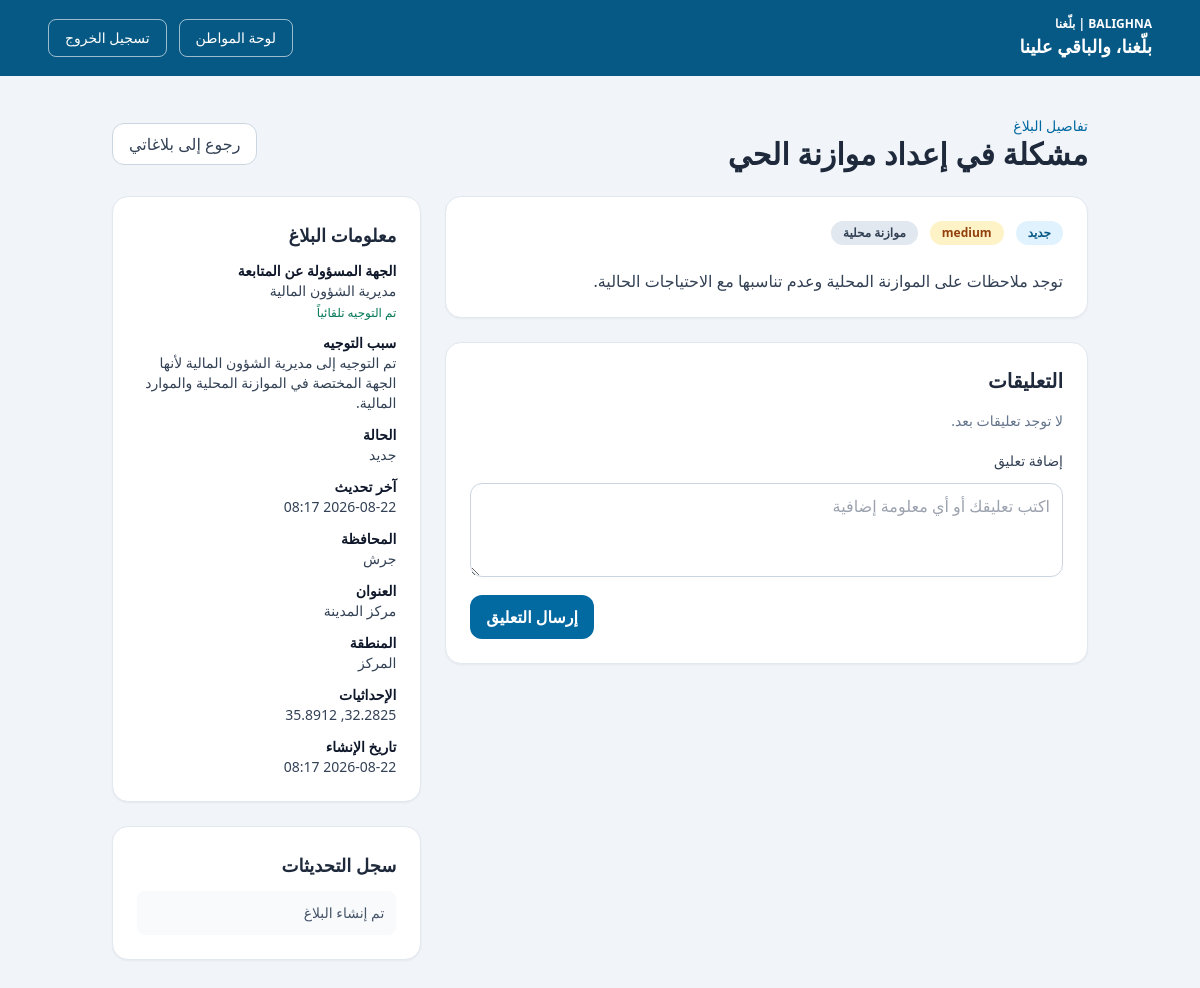
/citizen/complaints/27 (signed in), run on an earlier commit of the app's database.
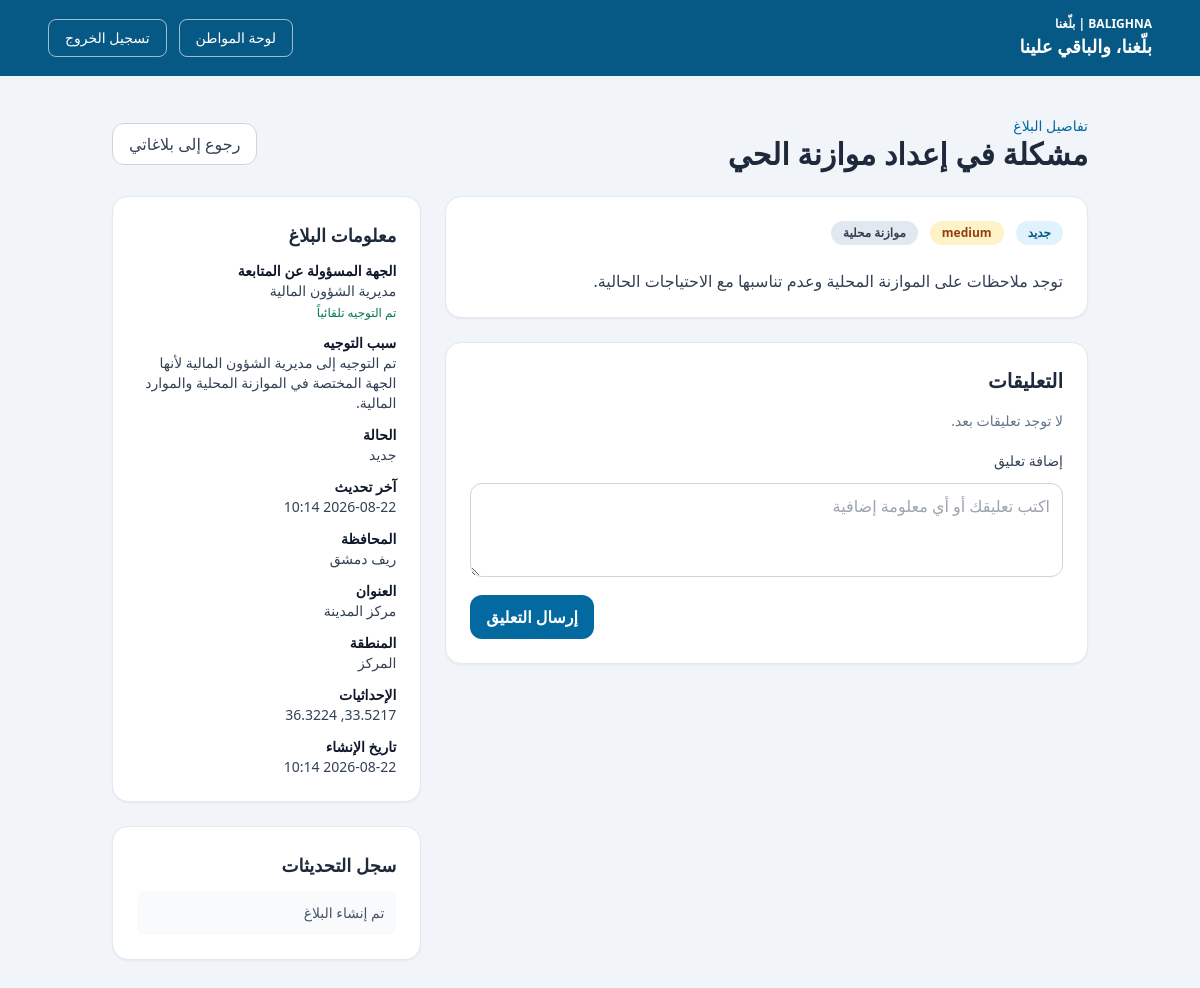
And on a later commit of the database.
### app/models/complaint.py (models this page shows)
class Complaint(Base):
    __tablename__ = "complaints"
    id: Mapped[int] = mapped_column(primary_key=True, index=True)
    user_id: Mapped[int] = mapped_column(ForeignKey("users.id"), nullable=False)
    category_id: Mapped[int | None] = mapped_column(ForeignKey("categories.id"), nullable=True)
    department_id: Mapped[int | None] = mapped_column(ForeignKey("departments.id"), nullable=True)
    title: Mapped[str] = mapped_column(String(255), nullable=False)
    description: Mapped[str] = mapped_column(Text, nullable=False)
    address: Mapped[str | None] = mapped_column(String(255), nullable=True)
    area: Mapped[str | None] = mapped_column(String(255), nullable=True)
    governorate: Mapped[str | None] = mapped_column(String(255), nullable=True)
    latitude: Mapped[float | None] = mapped_column(Float, nullable=True)
    longitude: Mapped[float | None] = mapped_column(Float, nullable=True)
    image_path: Mapped[str | None] = mapped_column(String(500), nullable=True)
    priority: Mapped[str] = mapped_column(String(50), default="medium", nullable=False)
    status: Mapped[str] = mapped_column(String(50), default="new", nullable=False)
    routing_reason: Mapped[str | None] = mapped_column(Text, nullable=True)
    routing_confidence: Mapped[float | None] = mapped_column(Float, nullable=True)
    assigned_at: Mapped[datetime | None] = mapped_column(DateTime(timezone=True), nullable=True)
    resolved_at: Mapped[datetime | None] = mapped_column(DateTime(timezone=True), nullable=True)
    created_at: Mapped[datetime] = mapped_column(DateTime(timezone=True), default=lambda: datetime.now(timezone.utc), nullable=False)
    updated_at: Mapped[datetime] = mapped_column(
        DateTime(timezone=True),
        default=lambda: datetime.now(timezone.utc),
        onupdate=lambda: datetime.now(timezone.utc),
        nullable=False,
    )
    user: Mapped["User"] = relationship(back_populates="complaints")
    category: Mapped["Category"] = relationship(back_populates="complaints")
    department: Mapped["Department"] = relationship(back_populates="complaints")
    comments: Mapped[list["Comment"]] = relationship(back_populates="complaint")
    updates: Mapped[list["ComplaintUpdate"]] = relationship(back_populates="complaint")

### app/models/category.py (models this page shows)
class Category(Base):
    __tablename__ = "categories"
    id: Mapped[int] = mapped_column(primary_key=True, index=True)
    name: Mapped[str] = mapped_column(String(200), nullable=False)
    slug: Mapped[str] = mapped_column(String(200), unique=True, index=True, nullable=False)
    description: Mapped[str | None] = mapped_column(Text, nullable=True)
    created_at: Mapped[datetime] = mapped_column(DateTime(timezone=True), default=lambda: datetime.now(timezone.utc), nullable=False)
    updated_at: Mapped[datetime] = mapped_column(
        DateTime(timezone=True),
        default=lambda: datetime.now(timezone.utc),
        onupdate=lambda: datetime.now(timezone.utc),
        nullable=False,
    )
    complaints: Mapped[list["Complaint"]] = relationship(back_populates="category")

### app/models/department.py (models this page shows)
class Department(Base):
    __tablename__ = "departments"
    id: Mapped[int] = mapped_column(primary_key=True, index=True)
    name: Mapped[str] = mapped_column(String(255), nullable=False)
    slug: Mapped[str] = mapped_column(String(255), unique=True, index=True, nullable=False)
    description: Mapped[str] = mapped_column(Text, nullable=False)
    scope: Mapped[str] = mapped_column(String(50), nullable=False, default="directorate")
    created_at: Mapped[datetime] = mapped_column(DateTime(timezone=True), default=lambda: datetime.now(timezone.utc), nullable=False)
    updated_at: Mapped[datetime] = mapped_column(
        DateTime(timezone=True),
        default=lambda: datetime.now(timezone.utc),
        onupdate=lambda: datetime.now(timezone.utc),
        nullable=False,
    )
    complaints: Mapped[list["Complaint"]] = relationship(back_populates="department")

### app/routers/auth.py (the view)
@router.get("/citizen/complaints/{complaint_id}")
async def complaint_detail(
    request: Request,
    complaint_id: int,
    user: User = Depends(require_role("citizen")),
    db: Session = Depends(get_db),
):
    complaint = db.scalar(
        select(Complaint)
        .options(*complaint_detail_options())
        .where(Complaint.id == complaint_id, Complaint.user_id == user.id)
    )
    if complaint is None:
        raise HTTPException(status_code=status.HTTP_404_NOT_FOUND, detail="Complaint not found")
    complaint.updates = sorted(complaint.updates, key=lambda item: item.created_at, reverse=True)
    complaint.comments = sorted(complaint.comments, key=lambda item: item.created_at)
    return templates.TemplateResponse(
        request,
        "complaint_details.html",
        {
            "title": "تفاصيل البلاغ",
            "slogan": settings.project_slogan,
            "user": user,
            "complaint": complaint,
            "status_labels": STATUS_LABELS,
        },
    )

### app/templates/complaint_details.html (shortened to what this page needs)
<!DOCTYPE html>
<html lang="ar" dir="rtl">
  <head>
    <script src="https://cdn.tailwindcss.com"></script>
  </head>
  <body class="bg-slate-100 text-slate-800" dir="rtl">
    <nav class="bg-sky-800 text-white">
      <div class="mx-auto flex max-w-6xl items-center justify-between px-6 py-4">
        <div>
          <div class="text-xs font-semibold">BALIGHNA | بلّغنا</div>
          <div class="text-lg font-bold">{{ slogan }}</div>
        </div>
        <div class="flex items-center gap-3">
          <a href="/citizen" class="rounded-lg border border-white/60 px-4 py-2 text-sm font-medium hover:bg-white/10">لوحة المواطن</a>
          <form method="post" action="/logout">
            <button type="submit" class="rounded-lg border border-white/60 px-4 py-2 text-sm font-medium hover:bg-white/10">تسجيل الخروج</button>
          </form>
        </div>
      </div>
    </nav>
    <main class="mx-auto max-w-5xl px-6 py-10">
      <div class="mb-6 flex items-center justify-between">
        <div>
          <p class="text-sm text-sky-700">تفاصيل البلاغ</p>
          <h1 class="text-3xl font-bold">{{ complaint.title }}</h1>
        </div>
        <a href="/citizen/complaints" class="rounded-xl border border-slate-300 bg-white px-4 py-2 font-medium text-slate-700 hover:bg-slate-50">رجوع إلى بلاغاتي</a>
      </div>
      <div class="grid gap-6 lg:grid-cols-3">
        <div class="lg:col-span-2 space-y-6">
          <div class="rounded-2xl border border-slate-200 bg-white p-6 shadow-sm">
            <div class="flex flex-wrap gap-3">
              <span class="rounded-full bg-sky-100 px-3 py-1 text-xs font-semibold text-sky-800">{{ status_labels.get(complaint.status, complaint.status) }}</span>
              <span class="rounded-full bg-amber-100 px-3 py-1 text-xs font-semibold text-amber-800">{{ complaint.priority }}</span>
              {% if complaint.category %}
              <span class="rounded-full bg-slate-200 px-3 py-1 text-xs font-semibold text-slate-700">{{ complaint.category.name }}</span>
              {% endif %}
            </div>
            <p class="mt-6 whitespace-pre-line text-slate-700">{{ complaint.description }}</p>
          </div>
          <div class="rounded-2xl border border-slate-200 bg-white p-6 shadow-sm">
            <h2 class="mb-4 text-xl font-bold">التعليقات</h2>
            <div class="space-y-3">
              {% for comment in complaint.comments %}
              <div class="rounded-xl bg-slate-50 p-4 text-sm text-slate-700">
                <div class="font-semibold text-slate-900">{{ comment.user.name if comment.user else 'مستخدم' }}</div>
                <p class="mt-1 whitespace-pre-line">{{ comment.body }}</p>
                <div class="mt-2 text-xs text-slate-500">{{ comment.created_at.strftime('%Y-%m-%d %H:%M') }}</div>
              </div>
              {% else %}
              <p class="text-sm text-slate-500">لا توجد تعليقات بعد.</p>
              {% endfor %}
            </div>
            <form method="post" action="/complaints/{{ complaint.id }}/comments" class="mt-5 space-y-3">
              <label for="comment-body" class="block text-sm font-medium text-slate-700">إضافة تعليق</label>
              <textarea id="comment-body" name="body" rows="3" required class="w-full rounded-xl border border-slate-300 px-3 py-2.5" placeholder="اكتب تعليقك أو أي معلومة إضافية"></textarea>
              <div class="flex justify-end"><button type="submit" class="rounded-xl bg-sky-700 px-4 py-2.5 font-semibold text-white hover:bg-sky-800">إرسال التعليق</button></div>
            </form>
          </div>
        </div>
        <aside class="space-y-6">
          <div class="rounded-2xl border border-slate-200 bg-white p-6 shadow-sm">
            <h2 class="mb-3 text-lg font-bold">معلومات البلاغ</h2>
            <dl class="space-y-3 text-sm text-slate-700">
              <div><dt class="font-semibold text-slate-900">الجهة المسؤولة عن المتابعة</dt><dd>{% if complaint.department %}{{ complaint.department.name }}{% if complaint.routing_confidence %}<span class="mt-1 block text-xs text-emerald-700">تم التوجيه تلقائياً</span>{% endif %}{% else %}بانتظار التوجيه{% endif %}</dd></div>
              <div><dt class="font-semibold text-slate-900">سبب التوجيه</dt><dd>{{ complaint.routing_reason or 'بانتظار تحديد سبب التوجيه' }}</dd></div>
              <div><dt class="font-semibold text-slate-900">الحالة</dt><dd>{{ status_labels.get(complaint.status, complaint.status) }}</dd></div>
              <div><dt class="font-semibold text-slate-900">آخر تحديث</dt><dd>{% if complaint.updates %}{{ complaint.updates[0].created_at.strftime('%Y-%m-%d %H:%M') }}{% else %}{{ complaint.created_at.strftime('%Y-%m-%d %H:%M') }}{% endif %}</dd></div>
              <div><dt class="font-semibold text-slate-900">المحافظة</dt><dd>{{ complaint.governorate or 'غير محدد' }}</dd></div>
              <div><dt class="font-semibold text-slate-900">العنوان</dt><dd>{{ complaint.address or 'غير محدد' }}</dd></div>
              <div><dt class="font-semibold text-slate-900">المنطقة</dt><dd>{{ complaint.area or 'غير محدد' }}</dd></div>
              <div><dt class="font-semibold text-slate-900">الإحداثيات</dt><dd>{{ complaint.latitude or 'غير محدد' }}, {{ complaint.longitude or 'غير محدد' }}</dd></div>
              <div><dt class="font-semibold text-slate-900">تاريخ الإنشاء</dt><dd>{{ complaint.created_at.strftime('%Y-%m-%d %H:%M') }}</dd></div>
            </dl>
          </div>
          <div class="rounded-2xl border border-slate-200 bg-white p-6 shadow-sm">
            <h2 class="mb-3 text-lg font-bold">سجل التحديثات</h2>
            <ul class="space-y-3 text-sm text-slate-700">
              {% for update in complaint.updates %}
              <li class="rounded-lg bg-slate-50 p-3">
                <div class="font-medium text-slate-900">{{ update.note or 'تم تحديث البلاغ' }}</div>
                <div class="mt-1 text-xs text-slate-500">{{ update.created_at.strftime('%Y-%m-%d %H:%M') }}</div>
              </li>
              {% else %}
              <li class="rounded-lg bg-slate-50 p-3 text-slate-600">تم إنشاء البلاغ</li>
              {% endfor %}
            </ul>
          </div>
        </aside>
      </div>
    </main>
  </body>
</html>

What changed in the data, as far as the page shows it:
changed Complaint "مشكلة في إعداد موازنة الحي": created_at "2026-08-22 08:17" → "2026-08-22 10:14"; governorate "جرش" → "ريف دمشق"; latitude "32.2825" → "33.5217"; longitude "35.8912" → "36.3224"
